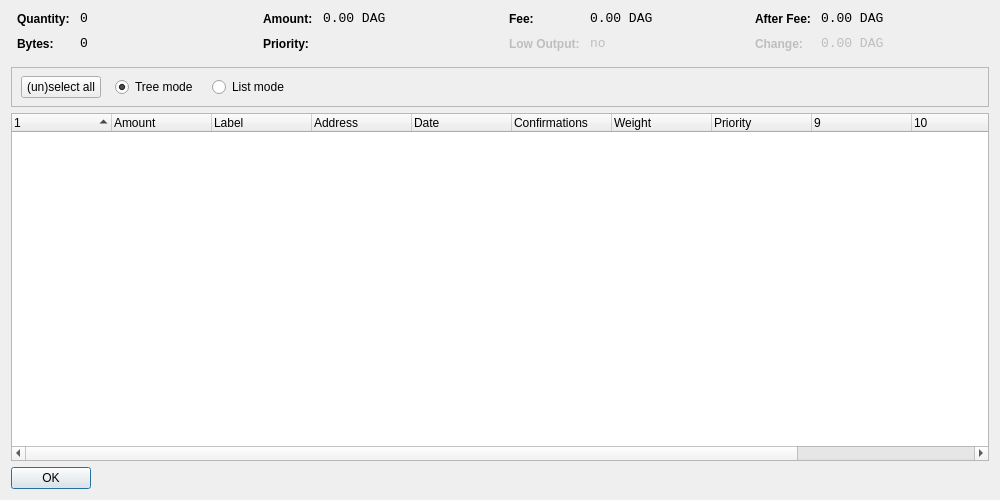
<?xml version="1.0" encoding="UTF-8"?>
<ui version="4.0">
 <class>CoinControlDialog</class>
 <widget class="QWidget" name="CoinControlDialog">
  <property name="geometry">
   <rect>
    <x>0</x>
    <y>0</y>
    <width>1000</width>
    <height>500</height>
   </rect>
  </property>
  <property name="windowTitle">
   <string>Coin Control</string>
  </property>
  <layout class="QVBoxLayout" name="verticalLayout">
   <item>
    <layout class="QHBoxLayout" name="horizontalLayoutTop" stretch="0,0,0,0">
     <property name="topMargin">
      <number>0</number>
     </property>
     <property name="bottomMargin">
      <number>10</number>
     </property>
     <item>
      <layout class="QFormLayout" name="formLayoutCoinControl1">
       <property name="horizontalSpacing">
        <number>10</number>
       </property>
       <property name="verticalSpacing">
        <number>10</number>
       </property>
       <property name="leftMargin">
        <number>6</number>
       </property>
       <property name="rightMargin">
        <number>6</number>
       </property>
       <item row="0" column="0">
        <widget class="QLabel" name="labelCoinControlQuantityText">
         <property name="styleSheet">
          <string notr="true">font-weight:bold;</string>
         </property>
         <property name="text">
          <string>Quantity:</string>
         </property>
        </widget>
       </item>
       <item row="0" column="1">
        <widget class="QLabel" name="labelCoinControlQuantity">
         <property name="font">
          <font>
           <family>Monospace</family>
           <pointsize>10</pointsize>
          </font>
         </property>
         <property name="cursor">
          <cursorShape>IBeamCursor</cursorShape>
         </property>
         <property name="contextMenuPolicy">
          <enum>Qt::ActionsContextMenu</enum>
         </property>
         <property name="text">
          <string notr="true">0</string>
         </property>
         <property name="textInteractionFlags">
          <set>Qt::LinksAccessibleByMouse|Qt::TextSelectableByKeyboard|Qt::TextSelectableByMouse</set>
         </property>
        </widget>
       </item>
       <item row="1" column="0">
        <widget class="QLabel" name="labelCoinControlBytesText">
         <property name="styleSheet">
          <string notr="true">font-weight:bold;</string>
         </property>
         <property name="text">
          <string>Bytes:</string>
         </property>
        </widget>
       </item>
       <item row="1" column="1">
        <widget class="QLabel" name="labelCoinControlBytes">
         <property name="font">
          <font>
           <family>Monospace</family>
           <pointsize>10</pointsize>
          </font>
         </property>
         <property name="cursor">
          <cursorShape>IBeamCursor</cursorShape>
         </property>
         <property name="contextMenuPolicy">
          <enum>Qt::ActionsContextMenu</enum>
         </property>
         <property name="text">
          <string notr="true">0</string>
         </property>
         <property name="textInteractionFlags">
          <set>Qt::LinksAccessibleByMouse|Qt::TextSelectableByKeyboard|Qt::TextSelectableByMouse</set>
         </property>
        </widget>
       </item>
      </layout>
     </item>
     <item>
      <layout class="QFormLayout" name="formLayoutCoinControl2">
       <property name="horizontalSpacing">
        <number>10</number>
       </property>
       <property name="verticalSpacing">
        <number>10</number>
       </property>
       <property name="leftMargin">
        <number>6</number>
       </property>
       <property name="rightMargin">
        <number>6</number>
       </property>
       <item row="0" column="0">
        <widget class="QLabel" name="labelCoinControlAmountText">
         <property name="styleSheet">
          <string notr="true">font-weight:bold;</string>
         </property>
         <property name="text">
          <string>Amount:</string>
         </property>
        </widget>
       </item>
       <item row="0" column="1">
        <widget class="QLabel" name="labelCoinControlAmount">
         <property name="font">
          <font>
           <family>Monospace</family>
           <pointsize>10</pointsize>
          </font>
         </property>
         <property name="cursor">
          <cursorShape>IBeamCursor</cursorShape>
         </property>
         <property name="contextMenuPolicy">
          <enum>Qt::ActionsContextMenu</enum>
         </property>
         <property name="text">
          <string notr="true">0.00 DAG</string>
         </property>
         <property name="textInteractionFlags">
          <set>Qt::LinksAccessibleByMouse|Qt::TextSelectableByKeyboard|Qt::TextSelectableByMouse</set>
         </property>
        </widget>
       </item>
       <item row="1" column="0">
        <widget class="QLabel" name="labelCoinControlPriorityText">
         <property name="styleSheet">
          <string notr="true">font-weight:bold;</string>
         </property>
         <property name="text">
          <string>Priority:</string>
         </property>
        </widget>
       </item>
       <item row="1" column="1">
        <widget class="QLabel" name="labelCoinControlPriority">
         <property name="font">
          <font>
           <family>Monospace</family>
           <pointsize>10</pointsize>
          </font>
         </property>
         <property name="cursor">
          <cursorShape>IBeamCursor</cursorShape>
         </property>
         <property name="contextMenuPolicy">
          <enum>Qt::ActionsContextMenu</enum>
         </property>
         <property name="text">
          <string/>
         </property>
         <property name="textInteractionFlags">
          <set>Qt::LinksAccessibleByMouse|Qt::TextSelectableByKeyboard|Qt::TextSelectableByMouse</set>
         </property>
        </widget>
       </item>
      </layout>
     </item>
     <item>
      <layout class="QFormLayout" name="formLayoutCoinControl3">
       <property name="horizontalSpacing">
        <number>10</number>
       </property>
       <property name="verticalSpacing">
        <number>10</number>
       </property>
       <property name="leftMargin">
        <number>6</number>
       </property>
       <property name="rightMargin">
        <number>6</number>
       </property>
       <item row="0" column="0">
        <widget class="QLabel" name="labelCoinControlFeeText">
         <property name="styleSheet">
          <string notr="true">font-weight:bold;</string>
         </property>
         <property name="text">
          <string>Fee:</string>
         </property>
        </widget>
       </item>
       <item row="0" column="1">
        <widget class="QLabel" name="labelCoinControlFee">
         <property name="font">
          <font>
           <family>Monospace</family>
           <pointsize>10</pointsize>
          </font>
         </property>
         <property name="cursor">
          <cursorShape>IBeamCursor</cursorShape>
         </property>
         <property name="contextMenuPolicy">
          <enum>Qt::ActionsContextMenu</enum>
         </property>
         <property name="text">
          <string notr="true">0.00 DAG</string>
         </property>
         <property name="textInteractionFlags">
          <set>Qt::LinksAccessibleByMouse|Qt::TextSelectableByKeyboard|Qt::TextSelectableByMouse</set>
         </property>
        </widget>
       </item>
       <item row="1" column="0">
        <widget class="QLabel" name="labelCoinControlLowOutputText">
         <property name="enabled">
          <bool>false</bool>
         </property>
         <property name="styleSheet">
          <string notr="true">font-weight:bold;</string>
         </property>
         <property name="text">
          <string>Low Output:</string>
         </property>
        </widget>
       </item>
       <item row="1" column="1">
        <widget class="QLabel" name="labelCoinControlLowOutput">
         <property name="enabled">
          <bool>false</bool>
         </property>
         <property name="font">
          <font>
           <family>Monospace</family>
           <pointsize>10</pointsize>
          </font>
         </property>
         <property name="cursor">
          <cursorShape>IBeamCursor</cursorShape>
         </property>
         <property name="contextMenuPolicy">
          <enum>Qt::ActionsContextMenu</enum>
         </property>
         <property name="text">
          <string>no</string>
         </property>
         <property name="textInteractionFlags">
          <set>Qt::LinksAccessibleByMouse|Qt::TextSelectableByKeyboard|Qt::TextSelectableByMouse</set>
         </property>
        </widget>
       </item>
      </layout>
     </item>
     <item>
      <layout class="QFormLayout" name="formLayoutCoinControl4">
       <property name="horizontalSpacing">
        <number>10</number>
       </property>
       <property name="verticalSpacing">
        <number>10</number>
       </property>
       <property name="leftMargin">
        <number>6</number>
       </property>
       <property name="rightMargin">
        <number>6</number>
       </property>
       <item row="0" column="0">
        <widget class="QLabel" name="labelCoinControlAfterFeeText">
         <property name="styleSheet">
          <string notr="true">font-weight:bold;</string>
         </property>
         <property name="text">
          <string>After Fee:</string>
         </property>
        </widget>
       </item>
       <item row="0" column="1">
        <widget class="QLabel" name="labelCoinControlAfterFee">
         <property name="font">
          <font>
           <family>Monospace</family>
           <pointsize>10</pointsize>
          </font>
         </property>
         <property name="cursor">
          <cursorShape>IBeamCursor</cursorShape>
         </property>
         <property name="contextMenuPolicy">
          <enum>Qt::ActionsContextMenu</enum>
         </property>
         <property name="text">
          <string notr="true">0.00 DAG</string>
         </property>
         <property name="textInteractionFlags">
          <set>Qt::LinksAccessibleByMouse|Qt::TextSelectableByKeyboard|Qt::TextSelectableByMouse</set>
         </property>
        </widget>
       </item>
       <item row="1" column="0">
        <widget class="QLabel" name="labelCoinControlChangeText">
         <property name="enabled">
          <bool>false</bool>
         </property>
         <property name="styleSheet">
          <string notr="true">font-weight:bold;</string>
         </property>
         <property name="text">
          <string>Change:</string>
         </property>
        </widget>
       </item>
       <item row="1" column="1">
        <widget class="QLabel" name="labelCoinControlChange">
         <property name="enabled">
          <bool>false</bool>
         </property>
         <property name="font">
          <font>
           <family>Monospace</family>
           <pointsize>10</pointsize>
          </font>
         </property>
         <property name="cursor">
          <cursorShape>IBeamCursor</cursorShape>
         </property>
         <property name="contextMenuPolicy">
          <enum>Qt::ActionsContextMenu</enum>
         </property>
         <property name="text">
          <string notr="true">0.00 DAG</string>
         </property>
         <property name="textInteractionFlags">
          <set>Qt::LinksAccessibleByMouse|Qt::TextSelectableByKeyboard|Qt::TextSelectableByMouse</set>
         </property>
        </widget>
       </item>
      </layout>
     </item>
    </layout>
   </item>
   <item>
    <widget class="QFrame" name="frame">
     <property name="minimumSize">
      <size>
       <width>0</width>
       <height>40</height>
      </size>
     </property>
     <property name="frameShape">
      <enum>QFrame::StyledPanel</enum>
     </property>
     <property name="frameShadow">
      <enum>QFrame::Sunken</enum>
     </property>
     <widget class="QWidget" name="horizontalLayoutWidget">
      <property name="geometry">
       <rect>
        <x>10</x>
        <y>0</y>
        <width>781</width>
        <height>41</height>
       </rect>
      </property>
      <layout class="QHBoxLayout" name="horizontalLayoutPanel" stretch="0,0,0,0">
       <property name="spacing">
        <number>14</number>
       </property>
       <item>
        <widget class="QPushButton" name="pushButtonSelectAll">
         <property name="sizePolicy">
          <sizepolicy hsizetype="Maximum" vsizetype="Fixed">
           <horstretch>0</horstretch>
           <verstretch>0</verstretch>
          </sizepolicy>
         </property>
         <property name="text">
          <string>(un)select all</string>
         </property>
        </widget>
       </item>
       <item>
        <widget class="QRadioButton" name="radioTreeMode">
         <property name="sizePolicy">
          <sizepolicy hsizetype="Maximum" vsizetype="Fixed">
           <horstretch>0</horstretch>
           <verstretch>0</verstretch>
          </sizepolicy>
         </property>
         <property name="text">
          <string>Tree mode</string>
         </property>
         <property name="checked">
          <bool>true</bool>
         </property>
        </widget>
       </item>
       <item>
        <widget class="QRadioButton" name="radioListMode">
         <property name="sizePolicy">
          <sizepolicy hsizetype="Maximum" vsizetype="Fixed">
           <horstretch>0</horstretch>
           <verstretch>0</verstretch>
          </sizepolicy>
         </property>
         <property name="text">
          <string>List mode</string>
         </property>
        </widget>
       </item>
       <item>
        <spacer name="horizontalSpacer">
         <property name="orientation">
          <enum>Qt::Horizontal</enum>
         </property>
         <property name="sizeHint" stdset="0">
          <size>
           <width>40</width>
           <height>20</height>
          </size>
         </property>
        </spacer>
       </item>
      </layout>
     </widget>
    </widget>
   </item>
   <item>
    <widget class="CoinControlTreeWidget" name="treeWidget">
     <property name="contextMenuPolicy">
      <enum>Qt::CustomContextMenu</enum>
     </property>
     <property name="sortingEnabled">
      <bool>false</bool>
     </property>
     <property name="columnCount">
      <number>12</number>
     </property>
     <attribute name="headerShowSortIndicator" stdset="0">
      <bool>true</bool>
     </attribute>
     <attribute name="headerStretchLastSection">
      <bool>false</bool>
     </attribute>
     <column>
      <property name="text">
       <string/>
      </property>
     </column>
     <column>
      <property name="text">
       <string>Amount</string>
      </property>
     </column>
     <column>
      <property name="text">
       <string>Label</string>
      </property>
     </column>
     <column>
      <property name="text">
       <string>Address</string>
      </property>
     </column>
     <column>
      <property name="text">
       <string>Date</string>
      </property>
     </column>
     <column>
      <property name="text">
       <string>Confirmations</string>
      </property>
      <property name="toolTip">
       <string>Confirmed</string>
      </property>
     </column>
     <column>
      <property name="text">
       <string>Weight</string>
      </property>
     </column>
     <column>
      <property name="text">
       <string>Priority</string>
      </property>
     </column>
     <column>
      <property name="text">
       <string/>
      </property>
     </column>
     <column>
      <property name="text">
       <string/>
      </property>
     </column>
     <column>
      <property name="text">
       <string/>
      </property>
     </column>
     <column>
      <property name="text">
       <string/>
      </property>
     </column>
    </widget>
   </item>
   <item>
    <widget class="QDialogButtonBox" name="buttonBox">
     <property name="sizePolicy">
      <sizepolicy hsizetype="Maximum" vsizetype="Fixed">
       <horstretch>0</horstretch>
       <verstretch>0</verstretch>
      </sizepolicy>
     </property>
     <property name="orientation">
      <enum>Qt::Horizontal</enum>
     </property>
     <property name="standardButtons">
      <set>QDialogButtonBox::Ok</set>
     </property>
    </widget>
   </item>
  </layout>
 </widget>
 <customwidgets>
  <customwidget>
   <class>CoinControlTreeWidget</class>
   <extends>QTreeWidget</extends>
   <header>coincontroltreewidget.h</header>
  </customwidget>
 </customwidgets>
 <resources/>
 <connections/>
</ui>
